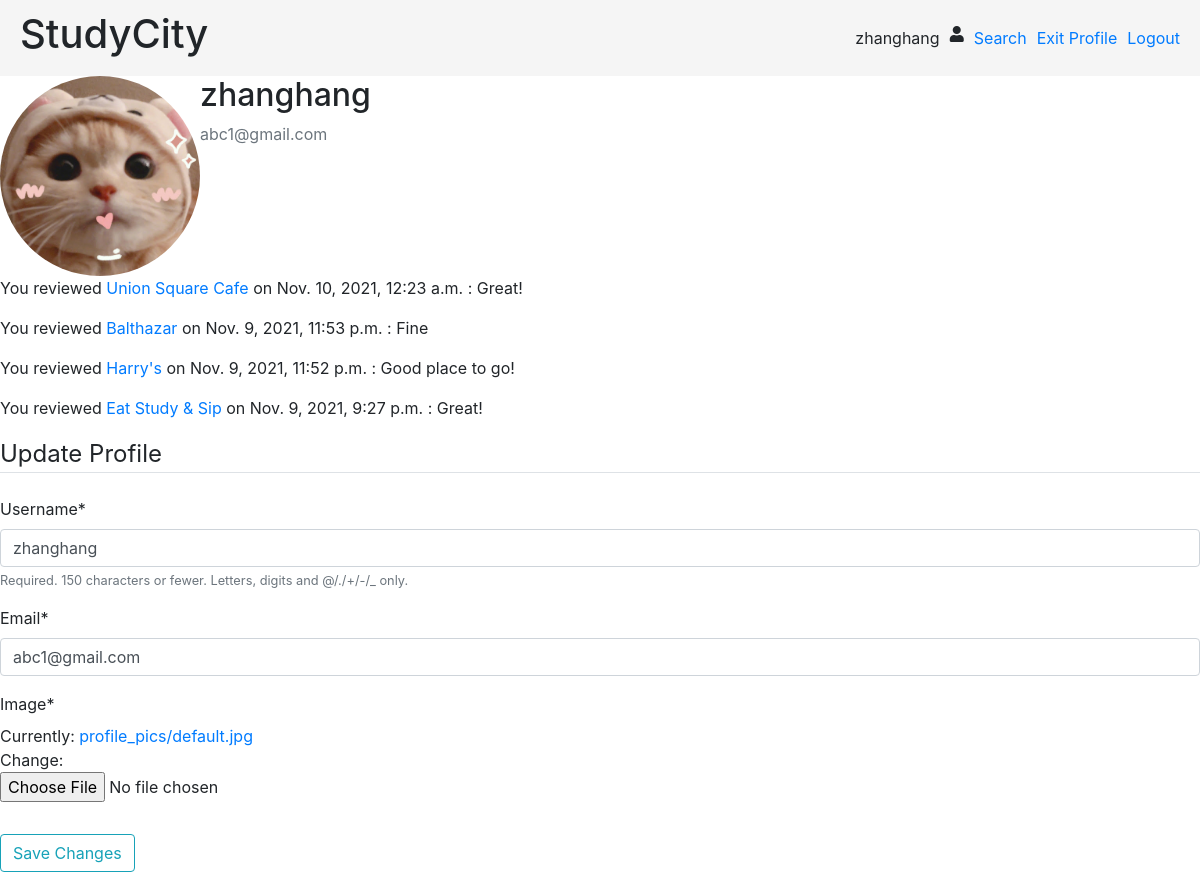
/profile/ (signed in), run on the app's committed database.
### accounts/models.py (models this page shows, shortened)
class Profile(models.Model):
    user = models.OneToOneField(User, on_delete=models.CASCADE)
    image = models.ImageField(
        default="profile_pics/default.jpg", upload_to="profile_pics"
    )
    business_account = models.BooleanField(default=False)

class Review(models.Model):
    user = models.ForeignKey(User, on_delete=models.CASCADE)
    yelp_id = models.CharField(max_length=256)
    business_name = models.CharField(max_length=64, default="StudySpace")
    review_text = models.CharField(max_length=512)
    wifi_rating = models.IntegerField(default=0)
    general_rating = models.IntegerField(default=0)
    food_rating = models.IntegerField(default=0)
    charging_rating = models.IntegerField(default=0)
    comfort_rating = models.IntegerField(default=0)
    date_posted = models.DateTimeField(default=timezone.now)
    class Meta:
        unique_together = ('user', 'yelp_id')

### accounts/views.py (the view)
# urls.py: path('profile/', views.profile, name="profile"),
@login_required
def profile(request):
    if request.method == "POST":
        u_form = UserUpdateForm(request.POST, instance=request.user)
        p_form = ProfileUpdateForm(
            request.POST, request.FILES, instance=request.user.profile
        )
        if u_form.is_valid() and p_form.is_valid():
            u_form.save()
            p_form.save()
            messages.success(request, "Your account has been updated!")
            return redirect("profile")
    else:
        u_form = UserUpdateForm(instance=request.user)
        p_form = ProfileUpdateForm(instance=request.user.profile)
    review_list = Review.objects.filter(user=request.user).order_by("-date_posted")
    favorite_list = Favorite.objects.filter(user=request.user).order_by("-date_posted")
    context = {
        "u_form": u_form,
        "p_form": p_form,
        "reviews": review_list,
        "favorites": favorite_list,
    }
    return render(request, "accounts/profile.html", context)

### accounts/forms.py
class UserUpdateForm(forms.ModelForm):
    email = forms.EmailField()
    class Meta:
        model = User
        fields = ["username", "email"]

class ProfileUpdateForm(forms.ModelForm):
    class Meta:
        model = Profile
        fields = ["image"]

### accounts/templates/accounts/profile.html (shortened to what this page needs)
{% load crispy_forms_tags %}
<html>
<link rel="stylesheet" href="https://stackpath.bootstrapcdn.com/bootstrap/4.1.3/css/bootstrap.min.css"
 />
<link rel="stylesheet" href="https://use.fontawesome.com/releases/v5.6.1/css/all.css"
 />
</head>
<body>
    <nav>
        <h1>StudyCity</h1>
        <div class="btn-group">
            {% if user.is_authenticated %}
            {{request.user}} <i class="fas fa-user"></i>
            <a href="{% url 'index' %}">Search</a>
            <a href="{% url 'user' %}">Exit Profile</a>
            <a href="{% url 'logout' %}">Logout</a>
            {% else %}
            <a href="{% url 'register' %}">Register</a>
            <a href="{% url 'login' %}">Login</a>
            {% endif %}
        </div>
    </nav>
    <div class="content-section">
        <div class="media">
            <img class="rounded-circle account-img" height="200" width="200" src="{{ user.profile.image.url }}">
            <div class="media-body">
                <h2 class="account-heading">{{ user.username }}</h2>
                <p class="text-secondary">{{ user.email }}</p>
            </div>
        </div>
        <div>
            {% for review in reviews %}
            <p>You reviewed <a
                    href="{% url 'locationDetail' %}?locationID={{ review.yelp_id }}">{{ review.business_name }}</a> on
                {{ review.date_posted }} : {{ review.review_text }}</p>
            {% endfor %}
        </div>
        <form method="POST" enctype="multipart/form-data">
            <fieldset class="form-group">
                <legend class="border-bottom mb-4">Update Profile</legend>
                {{ u_form|crispy }}
                {{ p_form|crispy }}
            </fieldset>
            <div class="form-group">
                <button class="btn btn-outline-info" type="submit">Save Changes</button>
            </div>
        </form>
    </div>
</body>
</html>

### accounts/templates/accounts/profile.html (style rules this page uses)
nav { display: flex; flex-direction: row; justify-content: space-between; align-items: center; padding: 10px 20px; background-color: #f5f5f5; }
.btn-group { gap: 10px; }

### data on the page
Review: business_name "Union Square Cafe", date_posted "Nov. 10, 2021, 12:23 a.m.", review_text "Great!"
Review: business_name "Balthazar", date_posted "Nov. 9, 2021, 11:53 p.m.", review_text "Fine"
Review: business_name "Harry's", date_posted "Nov. 9, 2021, 11:52 p.m.", review_text "Good place to go!"
Review: business_name "Eat Study & Sip", date_posted "Nov. 9, 2021, 9:27 p.m.", review_text "Great!"

### other printed values
{{ request.user }} "zhanghang"
{{ user.username }} "zhanghang"
{{ user.email }} "abc1@gmail.com"
